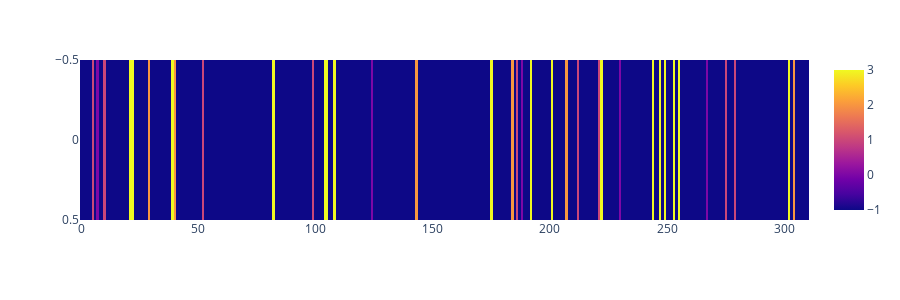
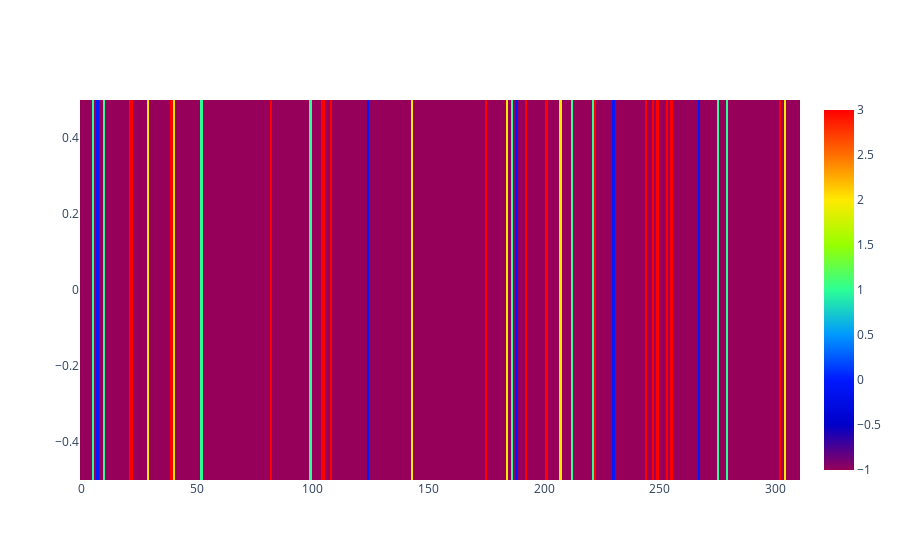

Source (notebook cell) for these figures, in order:
### Code cell
def visualize_plotly(record, selected_aa):
    selected_codons = translation_table[selected_aa]
    codons = [record[i:i + 3] for i in range(0, len(record), 3)]

    data = {"codon": codons,
            "translation": [str(Seq(c).translate()) for c in codons],
            "codon_id": [selected_codons.index(c) if c in selected_codons else -1 for c in codons],
            "all_codon_id": [codon_list.index(c) for c in codons]
            }

    df = pd.DataFrame(data)
    
    fig = px.imshow([df["codon_id"]], aspect="auto", height=300)
    fig.show()

    fig = go.Figure(go.Heatmap(
        z=[df["codon_id"]],
        colorscale="rainbow"),
    )
    fig.show()


visualize_plotly(records[2], selected_aa="A")

### Figure 1 — Plotly figure (JSON) as saved in the notebook; plotly's stock layout.template omitted (floating-point values rounded to 4 significant figures; data arrays with more than 128 entries replaced by an {"elided": "..."} marker saying what was removed)
{"data": [{"coloraxis": "coloraxis", "hovertemplate": "x: %{x}<br>y: %{y}<br>color: %{z}<extra></extra>", "name": "0", "type": "heatmap", "xaxis": "x", "yaxis": "y", "z": {"elided": "1x311 int values"}}], "layout": {"coloraxis": {"colorscale": [[0, "#0d0887"], [0.1111, "#46039f"], [0.2222, "#7201a8"], [0.3333, "#9c179e"], [0.4444, "#bd3786"], [0.5556, "#d8576b"], [0.6667, "#ed7953"], [0.7778, "#fb9f3a"], [0.8889, "#fdca26"], [1, "#f0f921"]]}, "height": 300, "margin": {"t": 60}, "xaxis": {"anchor": "y", "domain": [0, 1]}, "yaxis": {"anchor": "x", "autorange": "reversed", "domain": [0, 1]}}}

### Figure 2 — Plotly figure (JSON) as saved in the notebook; plotly's stock layout.template omitted (floating-point values rounded to 4 significant figures; data arrays with more than 128 entries replaced by an {"elided": "..."} marker saying what was removed)
{"data": [{"colorscale": [[0, "rgb(150,0,90)"], [0.125, "rgb(0,0,200)"], [0.25, "rgb(0,25,255)"], [0.375, "rgb(0,152,255)"], [0.5, "rgb(44,255,150)"], [0.625, "rgb(151,255,0)"], [0.75, "rgb(255,234,0)"], [0.875, "rgb(255,111,0)"], [1, "rgb(255,0,0)"]], "type": "heatmap", "z": {"elided": "1x311 int values"}}], "layout": {}}
